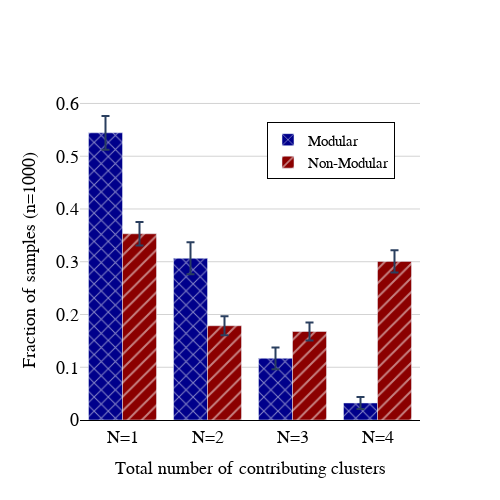

This figure's notebook cell:
### Code cell
# histogram of the sum of the filtered lists
fig = go.Figure()

fig.add_trace(go.Bar(
    x=(bin_edges_modular[:-1] + bin_edges_modular[1:]) / 2, 
    y=hist_modular, 
    name='Modular', 
    marker=dict(color='darkblue', pattern=dict(shape='x')), 
    width=0.4,
    error_y=dict(type='data', array=stderr_modular, visible=True)
))

fig.add_trace(go.Bar(
    x=(bin_edges_non_modular[:-1] + bin_edges_non_modular[1:]) / 2, 
    y=hist_non_modular, 
    name='Non-Modular', 
    marker=dict(color='darkred', pattern=dict(shape='/')), 
    width=0.4,
    error_y=dict(type='data', array=stderr_non_modular, visible=True)
))

fig.update_layout(title="", xaxis_title="Total number of contributing clusters", yaxis_title="Fraction of samples (n=1000)", showlegend=True)

fig.update_layout({'plot_bgcolor': 'rgba(255, 255, 255, 1)',})
# show fine grid lines on both axes on both subplotsß
# fig.update_xaxes(showgrid=True, gridwidth=1, gridcolor='LightGray')
fig.update_yaxes(showgrid=True, gridwidth=1, gridcolor='LightGray')

# legend inside the plot in a box
fig.update_layout(legend=dict(x=0.55, y=0.93, traceorder="normal", bgcolor="white", bordercolor="black", borderwidth=1))

# width and height
fig.update_layout(width=500, height=500)

# make y axis start from 0
# fig.update_yaxes(range=[0, 1])

# # ticks on both axes
x_ticks = ['N=0', 'N=1', 'N=2', 'N=3', 'N=4']
fig.update_xaxes(tickvals=[0.5, 1.5, 2.5, 3.5, 4.5], ticktext=x_ticks)
# fig.update_yaxes(tickmode='linear', tick0=0, dtick=0.2)

# everthing latex font (for research paper)
fig.update_layout(font=dict(family='serif', size=15, color='black'))
fig.update_xaxes(title_font=dict(family='serif', size=18, color='black'))
fig.update_yaxes(title_font=dict(family='serif', size=18, color='black'))
fig.update_xaxes(tickfont=dict(family='serif', size=18, color='black'))
fig.update_yaxes(tickfont=dict(family='serif', size=18, color='black'))
fig.update_xaxes(showline=True, linewidth=1, linecolor='black', mirror=False)

fig.show()

### Figure 1 — Plotly figure (JSON) as saved in the notebook; plotly's stock layout.template omitted (floating-point values rounded to 4 significant figures)
{"data": [{"error_y": {"array": [0.03187, 0.03033, 0.02054, 0.01137], "type": "data", "visible": true}, "marker": {"color": "darkblue", "pattern": {"shape": "x"}}, "name": "Modular", "type": "bar", "width": 0.4, "x": [1.5, 2.5, 3.5, 4.5], "y": [0.5444, 0.3065, 0.1169, 0.03226]}, {"error_y": {"array": [0.02232, 0.01788, 0.01715, 0.02099], "type": "data", "visible": true}, "marker": {"color": "darkred", "pattern": {"shape": "/"}}, "name": "Non-Modular", "type": "bar", "width": 0.4, "x": [1.5, 2.5, 3.5, 4.5], "y": [0.3529, 0.1786, 0.1678, 0.3007]}], "layout": {"font": {"color": "black", "family": "serif", "size": 15}, "height": 500, "legend": {"bgcolor": "white", "bordercolor": "black", "borderwidth": 1, "traceorder": "normal", "x": 0.55, "y": 0.93}, "plot_bgcolor": "rgba(255, 255, 255, 1)", "showlegend": true, "title": {"text": ""}, "width": 500, "xaxis": {"linecolor": "black", "linewidth": 1, "mirror": false, "showline": true, "tickfont": {"color": "black", "family": "serif", "size": 18}, "ticktext": ["N=0", "N=1", "N=2", "N=3", "N=4"], "tickvals": [0.5, 1.5, 2.5, 3.5, 4.5], "title": {"font": {"color": "black", "family": "serif", "size": 18}, "text": "Total number of contributing clusters"}}, "yaxis": {"gridcolor": "LightGray", "gridwidth": 1, "showgrid": true, "tickfont": {"color": "black", "family": "serif", "size": 18}, "title": {"font": {"color": "black", "family": "serif", "size": 18}, "text": "Fraction of samples (n=1000)"}}}}
